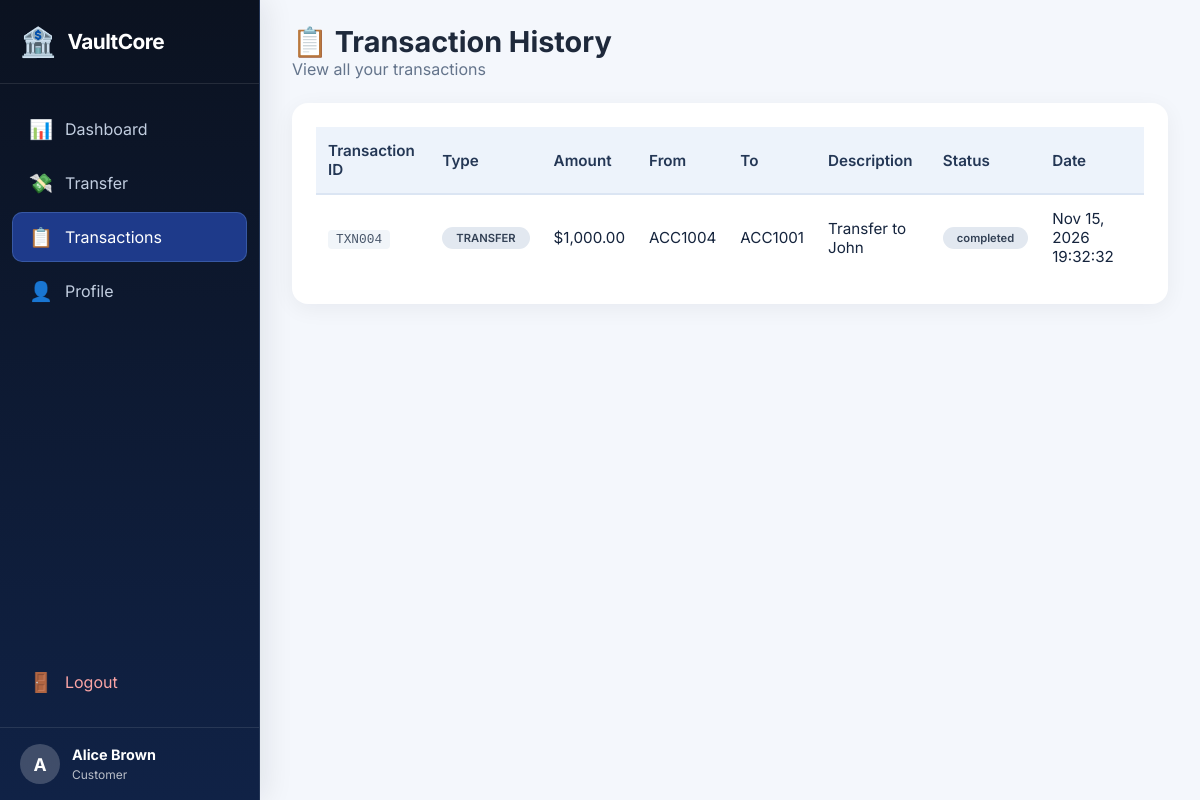
The page /customer/transactions.php (signed in) on the database its author committed.
### tables this page shows
CREATE TABLE transactions (
    id INT PRIMARY KEY AUTO_INCREMENT,
    transaction_id VARCHAR(50) UNIQUE NOT NULL,
    customer_id INT,
    from_account VARCHAR(20),
    to_account VARCHAR(20),
    amount DECIMAL(15,2) NOT NULL,
    transaction_type ENUM('deposit', 'withdrawal', 'transfer', 'credit', 'debit') NOT NULL,
    description TEXT,
    status ENUM('pending', 'completed', 'failed', 'reversed') DEFAULT 'completed',
    created_at TIMESTAMP DEFAULT CURRENT_TIMESTAMP,
    FOREIGN KEY (customer_id) REFERENCES customers(id) ON DELETE CASCADE
);

### customer/transactions.php (the view, shortened to what this page needs)
<?php
$db = new Database();
$conn = $db->getConnection();
$customerId = $_SESSION['user_id'];
$stmt = $conn->prepare("SELECT * FROM transactions WHERE customer_id = ? ORDER BY created_at DESC");
$stmt->execute([$customerId]);
$transactions = $stmt->fetchAll();
?>
<!DOCTYPE html>
<html lang="en">
<head>
    <link rel="stylesheet" href="../css/style.css">
    <link rel="stylesheet" href="../css/dashboard.css">
    <link rel="stylesheet" href="../css/customer.css">
    <link rel="stylesheet" href="../css/vaultcore.css">
</head>
<body>
    <div class="sidebar">
        <div class="sidebar-brand">
            <span class="brand-icon">🏦</span>
            <span>VaultCore</span>
        </div>
        <nav class="sidebar-nav">
            <a href="dashboard.php">
                <span class="nav-icon">📊</span>
                <span>Dashboard</span>
            </a>
            <a href="transfer.php">
                <span class="nav-icon">💸</span>
                <span>Transfer</span>
            </a>
            <a href="transactions.php" class="active">
                <span class="nav-icon">📋</span>
                <span>Transactions</span>
            </a>
            <a href="profile.php">
                <span class="nav-icon">👤</span>
                <span>Profile</span>
            </a>
            <a href="../auth/logout.php" class="logout">
                <span class="nav-icon">🚪</span>
                <span>Logout</span>
            </a>
        </nav>
        <div class="sidebar-footer">
            <div class="user-info">
                <span class="user-avatar"><?= strtoupper(substr($_SESSION['full_name'] ?? 'C', 0, 1)) ?></span>
                <div>
                    <strong><?= htmlspecialchars($_SESSION['full_name'] ?? 'Customer') ?></strong>
                    <small>Customer</small>
                </div>
            </div>
        </div>
    </div>
    <div class="main-content">
        <header class="page-header">
            <div>
                <h1>📋 Transaction History</h1>
                <p>View all your transactions</p>
            </div>
        </header>
        <div class="panel">
            <div class="table-responsive">
                <table>
                    <thead>
                        <tr>
                            <th>Transaction ID</th>
                            <th>Type</th>
                            <th>Amount</th>
                            <th>From</th>
                            <th>To</th>
                            <th>Description</th>
                            <th>Status</th>
                            <th>Date</th>
                        </tr>
                    </thead>
                    <tbody>
                        <?php if (empty($transactions)): ?>
                        <tr><td colspan="8" class="text-center">No transactions found</td></tr>
                        <?php else: foreach ($transactions as $tx): ?>
                        <tr>
                            <td><span class="tx-id"><?= htmlspecialchars($tx['transaction_id']) ?></span></td>
                            <td>
                                <span class="badge badge-<?= $tx['transaction_type'] ?>">
                                    <?= strtoupper($tx['transaction_type']) ?>
                                </span>
                            </td>
                            <td class="<?= $tx['amount'] < 0 ? 'negative' : 'positive' ?>">
                                $<?= number_format(abs($tx['amount']), 2) ?>
                            </td>
                            <td><?= htmlspecialchars($tx['from_account'] ?? '-') ?></td>
                            <td><?= htmlspecialchars($tx['to_account'] ?? '-') ?></td>
                            <td><?= htmlspecialchars($tx['description'] ?? '-') ?></td>
                            <td><span class="badge badge-<?= $tx['status'] ?>"><?= $tx['status'] ?></span></td>
                            <td><?= date('M d, Y H:i:s', strtotime($tx['created_at'])) ?></td>
                        </tr>
                        <?php endforeach; endif; ?>
                    </tbody>
                </table>
            </div>
        </div>
    </div>
</body>
</html>

### css/style.css (style rules this page uses)
:root { --primary: #1e3a8a; --primary-dark: #0b2b5c; --primary-light: #3b5fc4; --gray-50: #f8fafc; --gray-100: #f1f5f9; --gray-200: #e2e8f0; --gray-400: #94a3b8; --gray-500: #64748b; --gray-600: #475569; --gray-800: #1e293b; --success: #16a34a; --warning: #f59e0b; --danger: #dc2626; --shadow: 0 1px 3px rgba(0, 0, 0, 0.1), 0 1px 2px rgba(0, 0, 0, 0.06); --shadow-lg: 0 10px 15px -3px rgba(0, 0, 0, 0.1), 0 4px 6px -2px rgba(0, 0, 0, 0.05); }
* { box-sizing: border-box; margin: 0; padding: 0; font-family: 'Inter', -apple-system, BlinkMacSystemFont, 'Segoe UI', Roboto, sans-serif; }
body { background: #f0f4fa; min-height: 100vh; display: flex; justify-content: center; align-items: center; }
.badge { background: #e2e8f0; padding: 4px 14px; border-radius: 40px; font-size: 0.7rem; font-weight: 600; color: #334155; display: inline-block; }
table { width: 100%; border-collapse: collapse; font-size: 0.95rem; }
th { background: #f8fafc; padding: 14px 12px; text-align: left; font-weight: 600; color: #1e293b; border-bottom: 2px solid #e2e8f0; }
td { padding: 14px 12px; border-bottom: 1px solid #edf2f7; vertical-align: middle; }
tr:last-child td { border-bottom: none; }

### css/dashboard.css (style rules this page uses)
.sidebar { position: fixed; left: 0; top: 0; bottom: 0; width: 260px; background: linear-gradient(180deg, var(--primary-dark), var(--primary)); color: white; display: flex; flex-direction: column; z-index: 100; transition: all 0.3s ease; }
.sidebar-brand { padding: 24px 20px; display: flex; align-items: center; gap: 12px; font-size: 1.3rem; font-weight: 700; border-bottom: 1px solid rgba(255, 255, 255, 0.1); }
.brand-icon { font-size: 1.8rem; }
.sidebar-nav { flex: 1; padding: 20px 12px; display: flex; flex-direction: column; gap: 4px; }
.sidebar-nav a { display: flex; align-items: center; gap: 12px; padding: 12px 16px; border-radius: 10px; color: rgba(255, 255, 255, 0.7); text-decoration: none; transition: all 0.3s ease; }
.sidebar-nav a.active { background: rgba(255, 255, 255, 0.15); color: white; }
.sidebar-nav a.logout { margin-top: auto; color: #fca5a5; }
.nav-icon { font-size: 1.2rem; }
.sidebar-footer { padding: 16px 20px; border-top: 1px solid rgba(255, 255, 255, 0.1); }
.user-info { display: flex; align-items: center; gap: 12px; }
.user-avatar { width: 40px; height: 40px; background: rgba(255, 255, 255, 0.2); border-radius: 50%; display: flex; align-items: center; justify-content: center; font-weight: 700; font-size: 1.1rem; }
.user-info strong { display: block; font-size: 0.9rem; }
.user-info small { font-size: 0.75rem; opacity: 0.7; }
.main-content { margin-left: 260px; padding: 24px 32px; min-height: 100vh; background: var(--gray-50); }
.page-header { display: flex; justify-content: space-between; align-items: center; margin-bottom: 24px; }
.page-header h1 { font-size: 1.8rem; font-weight: 700; color: var(--gray-800); }
.page-header p { color: var(--gray-500); }
.panel { background: white; border-radius: 16px; padding: 24px; box-shadow: var(--shadow); margin-bottom: 24px; }
.tx-id { font-family: 'Courier New', monospace; font-size: 0.8rem; color: var(--gray-600); background: var(--gray-100); padding: 2px 8px; border-radius: 4px; }

### css/vaultcore.css (style rules this page uses)
:root { --primary:#1e3a8a;--primary-dark:#0b1220;--primary-light:#3b82f6;--success:#10b981;--gray-50:#f8fafc;--gray-100:#f1f5f9;--gray-200:#e2e8f0;--gray-400:#94a3b8;--gray-500:#64748b;--gray-600:#475569;--gray-800:#1e293b;--shadow:0 4px 16px rgba(15,23,42,.07);--shadow-lg:0 18px 50px rgba(15,23,42,.11) }
body { background:#f4f7fc;color:#15243d }
a,button,input,select,textarea { transition:border-color .2s ease,background-color .2s ease,box-shadow .2s ease }
.sidebar { background:linear-gradient(180deg,#0b1220 0%,#102246 100%);border-right:1px solid #243657;box-shadow:5px 0 28px rgba(11,18,32,.09) }
.sidebar-brand { color:#fff;border-bottom-color:rgba(255,255,255,.1);letter-spacing:-.025em }
.sidebar-brand .brand-icon { filter:none }
.sidebar-nav a { color:#c2cee0;border:1px solid transparent }
.sidebar-nav a.active { background:#1e3a8a;color:#fff;border-color:rgba(147,197,253,.22) }
.main-content,.dashboard-content { background:#f4f7fc }
.card,.stat-card,.dashboard-card,.content-card,.panel { border-color:#e2e8f0;box-shadow:0 5px 22px rgba(15,23,42,.055) }
th { background:#edf3fb;color:#243755;border-bottom-color:#dbe5f3 }

### rows shown on the page
transactions: transaction "TXN004", transaction_type "TRANSFER", amount "1,000.00", from_account "ACC1004", to_account "ACC1001", description "Transfer to John", status "completed", created_at "Nov 15, 2026 19:32:32"

### other values the page prints
substr($_SESSION['full_name'] ?? 'C', 0, 1) "A"
$_SESSION['full_name'] "Alice Brown"
